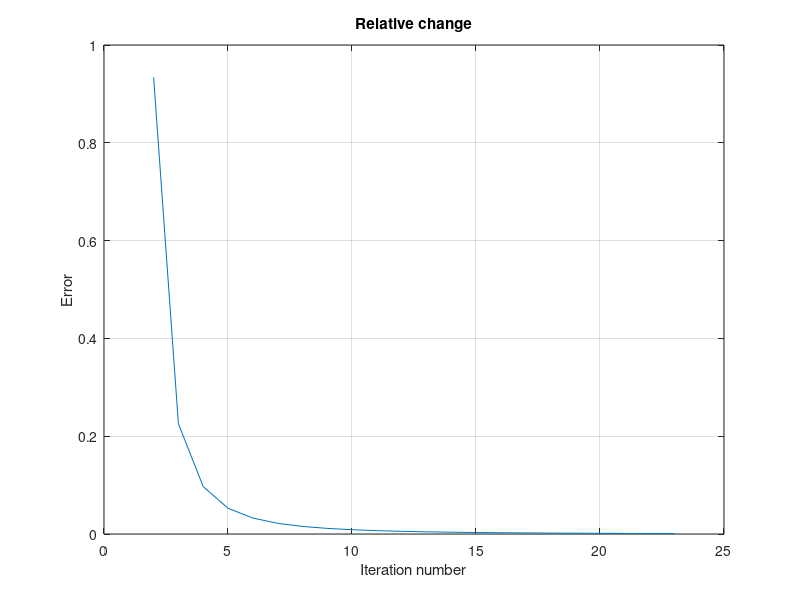
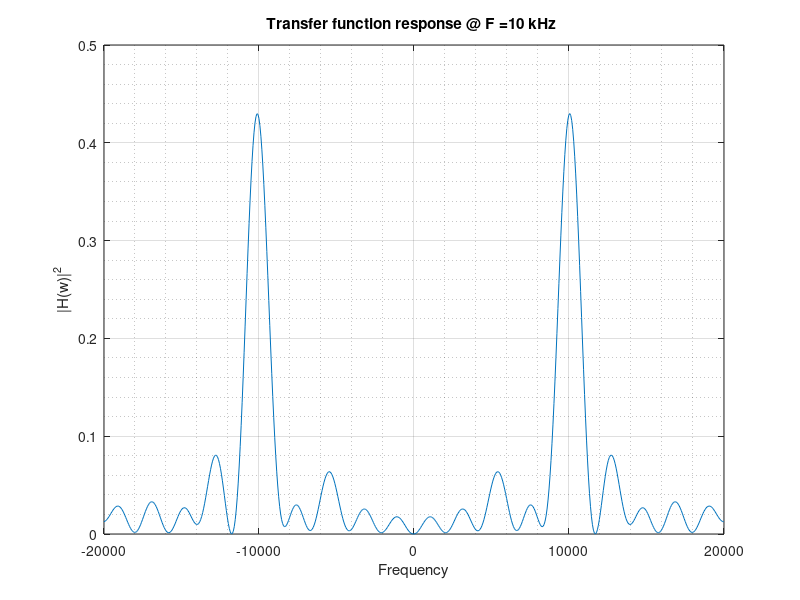
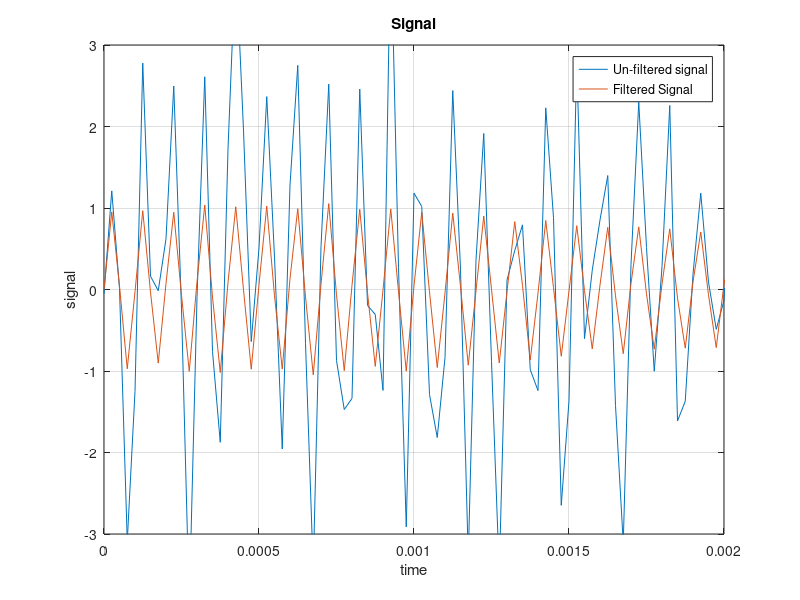

MATLAB code for these plots, in order:
clear all;

%Amplitude
A = 2;
%Signal frequency
F0 = 10e3;
%Sampling Frequency
Fs = 4*F0;
%time
t = 0:1/Fs:1-1/Fs;
%signal without noise sampled at Fs
m = A*sin(2*pi*F0*t);
%noise
n = normrnd(0,1,1,length(m));
%signal with noise sampled at Fs
x = m + n;
N = length(x);
%order of the filter
p = 20;
%filter coefficients
W_coeff = zeros(p,1);
W_coeff_new = W_coeff;
%const. values
u = 1e-4;
e = 1e-3;

%input signal with added delays
X = zeros(p,p);
for j = 1:p
    d(j) = x(N-j+1);   %matrix containg the delayed elements of the signal
    for i = 1:p
        X(j,i)=x(N-i-j+2);
    end
end

%relative change index
i = 1;

%"Adaptive" part

while (1)
%Update the filter coefficient
W_coeff = W_coeff_new;
%filter output
Y = X'* W_coeff;
%error calculation
E = d'- Y;
%filter coefficient 
W_coeff_new = W_coeff + u*X*E;
%error
rel_chng(i) = (norm(W_coeff_new-W_coeff)/norm(W_coeff))^2;
%check if error is less than our threshold
if rel_chng(i) < e
    break;
end
%index updation
i = i+1;
end

%Final signal
omega = -pi:0.01:pi;    
h = freqz(W_coeff_new,1,omega);
freq = omega*(Fs/(2*pi));
signal = filtfilt(W_coeff_new,1, x);

%Plots:

%Relative change
figure(1)
plot(rel_chng);
title("Relative change");
xlabel("Iteration number");
ylabel("Error");
grid on;


%Adapted tranfer function
figure(2)
plot(freq,fftshift(abs(h).^2));
title(sprintf("Transfer function response @ F =%d kHz ",F0/1000));
xlabel("Frequency");
ylabel("|H(w)|^2");
grid on;
grid minor;

%Signal
figure(3)
%Un-filtered signal
plot(t, x);
axis([0,0.002,-3,3]);
grid on;
grid minor;
hold on;
%Filtered signal
plot(t, signal);
axis([0,0.002,-3,3]);
title("Signal");
xlabel("time");
ylabel("signal");
legend("Un-filtered signal","Filtered Signal");
grid on;
grid minor;